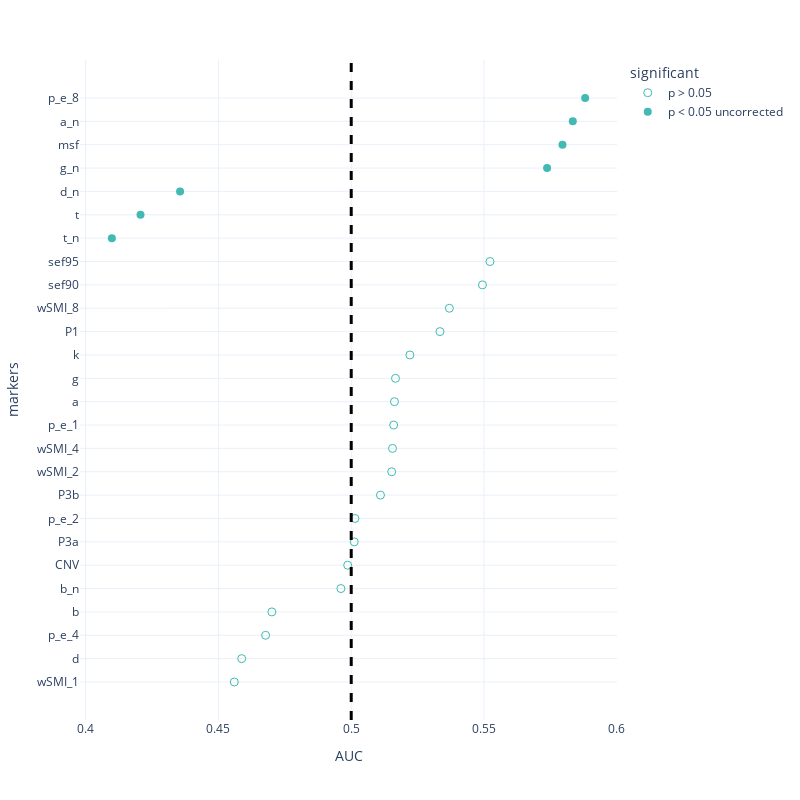

The cell this chart's notebook holds for it:
### Code cell
trial_mw_roc = pd.read_csv('Data/univariate_roc_mw_trial.csv')
fig = px.scatter(trial_mw_roc.sort_values(by = 'AUC'),x = 'AUC', y = 'markers', template = "plotly_white", symbol = 'significant', 
                 symbol_sequence = ['circle-open','circle','hexagram' ],
#                  color = 'significant',
                 color_discrete_sequence = [lblue, green,orange, pink], 
                 
                 category_orders = {'significant': ['p > 0.05','p < 0.05 uncorrected', 'p < 0.05 FDR corrected']})
fig.add_vline(x=0.5, line_width=3, line_dash="dash", line_color="black")

fig.update_traces(marker=dict(size = 8))
fig.update_layout(
    autosize=False,
    width=800,
    height=800,
    yaxis = {
            'showticklabels': True,
            'tickmode': 'linear',
        }
    
)
fig.show()
pio.write_json(fig, 'Figs/univariate_roc_mw_segment.plotly')
# fig.write_image('Figs/univariate_roc_mw_segment.png')

### Figure 1 — Plotly figure (JSON) as saved in the notebook; plotly's stock layout.template omitted (floating-point values rounded to 4 significant figures)
{"data": [{"hovertemplate": "significant=p > 0.05<br>AUC=%{x}<br>markers=%{y}<extra></extra>", "legendgroup": "p > 0.05", "marker": {"color": "#42B9B2", "size": 8, "symbol": "circle-open"}, "mode": "markers", "name": "p > 0.05", "orientation": "h", "showlegend": true, "type": "scatter", "x": [0.456, 0.4588, 0.4678, 0.4701, 0.4961, 0.4987, 0.5011, 0.5014, 0.511, 0.5152, 0.5155, 0.516, 0.5163, 0.5167, 0.5221, 0.5334, 0.537, 0.5494, 0.5523], "xaxis": "x", "y": ["wSMI_1", "d", "p_e_4", "b", "b_n", "CNV", "P3a", "p_e_2", "P3b", "wSMI_2", "wSMI_4", "p_e_1", "a", "g", "k", "P1", "wSMI_8", "sef90", "sef95"], "yaxis": "y"}, {"hovertemplate": "significant=p < 0.05 uncorrected<br>AUC=%{x}<br>markers=%{y}<extra></extra>", "legendgroup": "p < 0.05 uncorrected", "marker": {"color": "#42B9B2", "size": 8, "symbol": "circle"}, "mode": "markers", "name": "p < 0.05 uncorrected", "orientation": "h", "showlegend": true, "type": "scatter", "x": [0.4099, 0.4207, 0.4355, 0.5738, 0.5796, 0.5834, 0.5881], "xaxis": "x", "y": ["t_n", "t", "d_n", "g_n", "msf", "a_n", "p_e_8"], "yaxis": "y"}], "layout": {"autosize": false, "height": 800, "legend": {"title": {"text": "significant"}, "tracegroupgap": 0}, "margin": {"t": 60}, "shapes": [{"line": {"color": "black", "dash": "dash", "width": 3}, "type": "line", "x0": 0.5, "x1": 0.5, "xref": "x", "y0": 0, "y1": 1, "yref": "y domain"}], "width": 800, "xaxis": {"anchor": "y", "autorange": true, "domain": [0, 1], "range": [0.3978, 0.6002], "title": {"text": "AUC"}, "type": "linear"}, "yaxis": {"anchor": "x", "autorange": true, "domain": [0, 1], "range": [-1.627, 26.63], "showticklabels": true, "tickmode": "linear", "title": {"text": "markers"}, "type": "category"}}}
